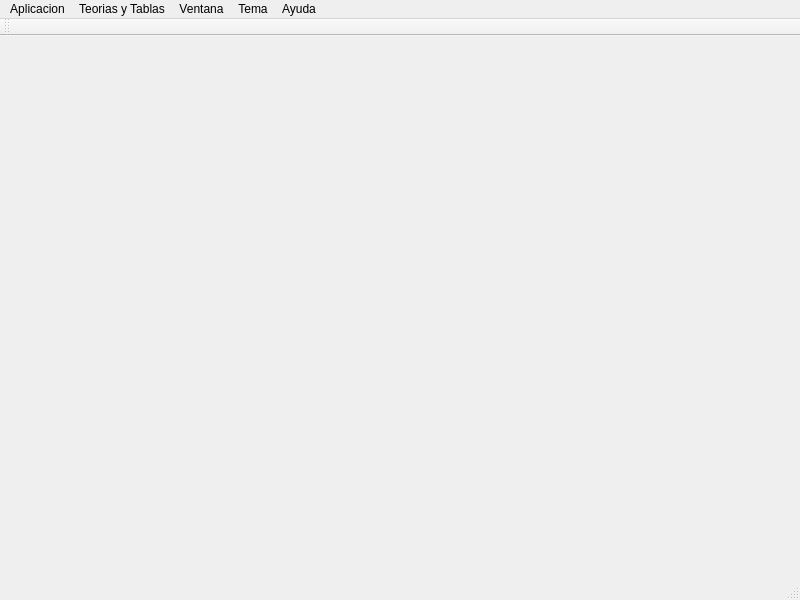
<?xml version="1.0" encoding="UTF-8"?>
<ui version="4.0">
 <class>MainWindow</class>
 <widget class="QMainWindow" name="MainWindow">
  <property name="geometry">
   <rect>
    <x>0</x>
    <y>0</y>
    <width>800</width>
    <height>600</height>
   </rect>
  </property>
  <property name="windowTitle">
   <string>MainWindow</string>
  </property>
  <widget class="QWidget" name="centralwidget"/>
  <widget class="QMenuBar" name="menubar">
   <property name="geometry">
    <rect>
     <x>0</x>
     <y>0</y>
     <width>800</width>
     <height>33</height>
    </rect>
   </property>
   <widget class="QMenu" name="menuAplicacion">
    <property name="title">
     <string>Aplicacion</string>
    </property>
    <addaction name="act_realizar_conversion"/>
    <addaction name="act_exportar_csv"/>
    <addaction name="act_mostrar_historial"/>
    <addaction name="separator"/>
    <addaction name="act_salir"/>
   </widget>
   <widget class="QMenu" name="menuTeoriasYTablas">
    <property name="title">
     <string>Teorias y Tablas</string>
    </property>
    <addaction name="act_longitud"/>
    <addaction name="act_masa"/>
    <addaction name="act_tiempo"/>
    <addaction name="act_temperatura"/>
    <addaction name="separator"/>
    <addaction name="act_velocidad"/>
    <addaction name="act_volumen"/>
   </widget>
   <widget class="QMenu" name="menuVentana">
    <property name="title">
     <string>Ventana</string>
    </property>
    <addaction name="act_cascada"/>
    <addaction name="act_mosaico"/>
    <addaction name="separator"/>
    <addaction name="act_cerrar_ventanas"/>
   </widget>
   <widget class="QMenu" name="menuTema">
    <property name="title">
     <string>Tema</string>
    </property>
    <addaction name="separator"/>
    <addaction name="act_tema_claro"/>
    <addaction name="act_tema_oscuro"/>
   </widget>
   <widget class="QMenu" name="menuAyuda">
    <property name="title">
     <string>Ayuda</string>
    </property>
    <addaction name="act_ayuda"/>
   </widget>
   <addaction name="menuAplicacion"/>
   <addaction name="menuTeoriasYTablas"/>
   <addaction name="menuVentana"/>
   <addaction name="menuTema"/>
   <addaction name="menuAyuda"/>
  </widget>
  <widget class="QStatusBar" name="status_bar"/>
  <widget class="QToolBar" name="toolBar">
   <property name="windowTitle">
    <string>toolBar</string>
   </property>
   <attribute name="toolBarArea">
    <enum>TopToolBarArea</enum>
   </attribute>
   <attribute name="toolBarBreak">
    <bool>false</bool>
   </attribute>
  </widget>
  <action name="act_realizar_conversion">
   <property name="text">
    <string>Realizar conversion</string>
   </property>
  </action>
  <action name="act_exportar_csv">
   <property name="text">
    <string>Exportar CSV</string>
   </property>
  </action>
  <action name="act_mostrar_historial">
   <property name="text">
    <string>Mostrar Historial</string>
   </property>
  </action>
  <action name="act_longitud">
   <property name="text">
    <string>Longitud</string>
   </property>
  </action>
  <action name="act_masa">
   <property name="text">
    <string>Masa</string>
   </property>
  </action>
  <action name="act_tiempo">
   <property name="text">
    <string>Tiempo</string>
   </property>
  </action>
  <action name="act_temperatura">
   <property name="text">
    <string>Temperatura</string>
   </property>
  </action>
  <action name="act_velocidad">
   <property name="text">
    <string>Velocidad</string>
   </property>
  </action>
  <action name="act_volumen">
   <property name="text">
    <string>Volumen</string>
   </property>
  </action>
  <action name="act_cascada">
   <property name="text">
    <string>Cascada</string>
   </property>
  </action>
  <action name="act_mosaico">
   <property name="text">
    <string>Mosaico</string>
   </property>
  </action>
  <action name="act_cerrar_ventanas">
   <property name="text">
    <string>Cerrar ventanas</string>
   </property>
  </action>
  <action name="act_tema_claro">
   <property name="text">
    <string>Tema claro</string>
   </property>
  </action>
  <action name="act_tema_oscuro">
   <property name="text">
    <string>Tema oscuro</string>
   </property>
  </action>
  <action name="act_ayuda">
   <property name="text">
    <string>Ayuda</string>
   </property>
  </action>
  <action name="act_salir">
   <property name="text">
    <string>Salir</string>
   </property>
  </action>
 </widget>
 <resources/>
 <connections/>
</ui>
